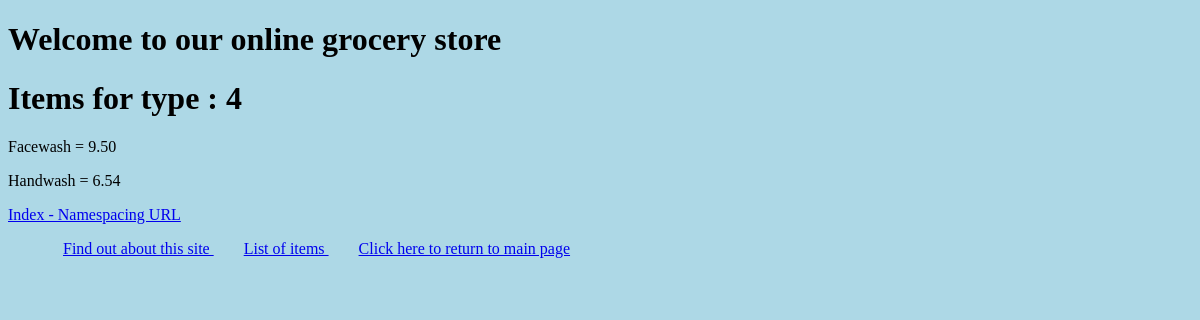
Page /4/ on the committed database.
### myapp/models.py (models this page shows, shortened)
class item(models.Model):
    type = models.ForeignKey(Type, related_name="items", on_delete=models.CASCADE)
    name = models.CharField(max_length=200)
    price = models.DecimalField(max_digits=10, decimal_places=2)
    stock = models.PositiveIntegerField(default=100)
    available = models.BooleanField(default=True)
    description = models.TextField(max_length=1000, null=True, blank=True)
    interested = models.PositiveIntegerField(default=0)

### myapp/views.py (the view)
# urls.py: path('<int:type_no>/', views.detail, name='detail'),
def detail(request, type_no):
    selected_type = get_object_or_404(Type, pk=type_no)
    items = item.objects.filter(type=selected_type).order_by("-price")
    return render(request, 'myapp/detail.html', {'selected_type': selected_type, 'items': items, 'type_no': type_no})

### templates/myapp/detail.html (shortened to what this page needs)
{% extends 'myapp/base.html' %}
{% block body_block %}
<!DOCTYPE html>
<html lang="en">
<head>
</head>
<body>
{% if type_no %}
    <h1> Items for type : {{ type_no }}</h1>
    {% for item in items %}
    	<p>{{ item.name }} = {{ item.price }}</p>
    {% endfor %}
{% else %}
    <h1>Not valid type number</h1>
{% endif %}
<a href="http://127.0.0.1:8000/index/">Index - Namespacing URL</a>
</body>
</html>
{% endblock %}

### myapp/static/myapp/style.css (style rules this page uses)
body { background-color: lightblue; }

### rows in the picture
item: name "Facewash", price "9.50"
item: name "Handwash", price "6.54"

### other values in the picture
{{ type_no }} "4"
